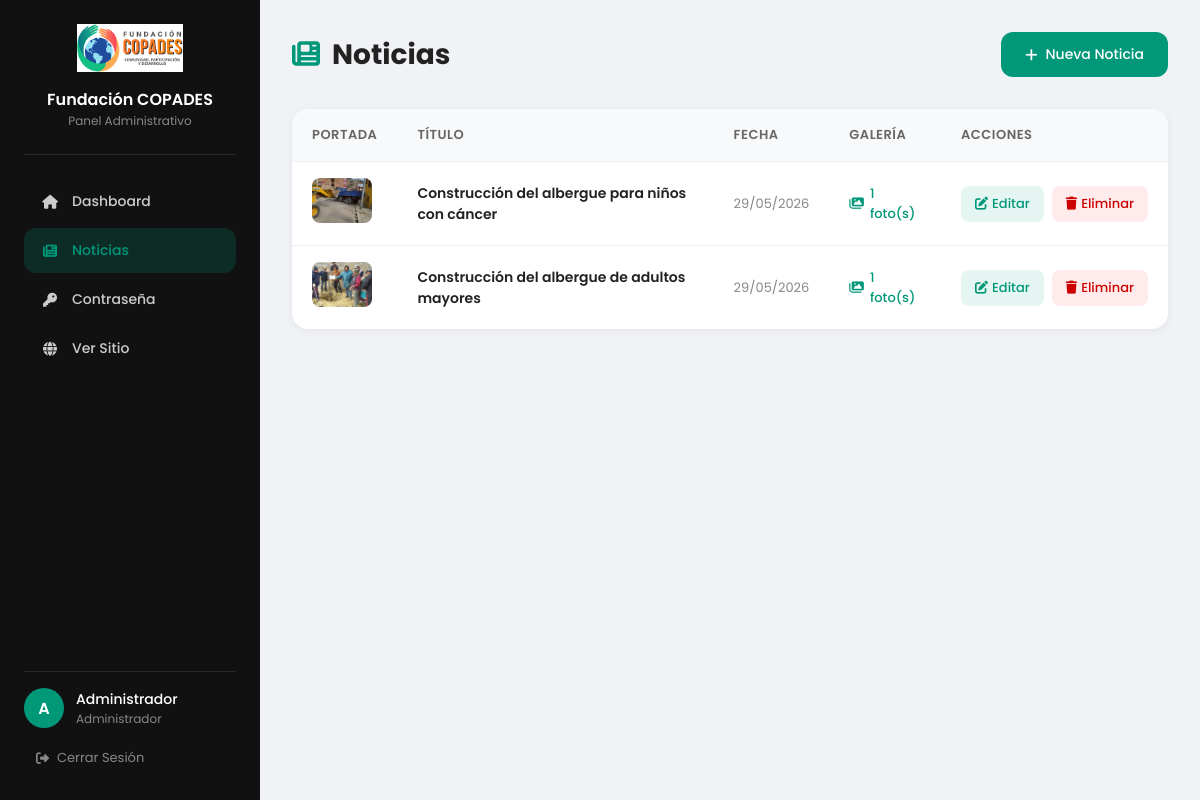
/admin/noticias.php (signed in), run on the app's committed database.
### tables this page shows
CREATE TABLE IF NOT EXISTS `noticias` (
  `id` int NOT NULL AUTO_INCREMENT,
  `titulo` varchar(255) NOT NULL,
  `fecha` date NOT NULL,
  `contenido` text NOT NULL,
  `imagen` varchar(255) DEFAULT NULL,
  `created_at` timestamp NULL DEFAULT CURRENT_TIMESTAMP,
  `updated_at` timestamp NULL DEFAULT CURRENT_TIMESTAMP ON UPDATE CURRENT_TIMESTAMP,
  PRIMARY KEY (`id`)
);

### includes/db.php (called while the page is built, shortened)
<?php
class Database {
    private static $instance = null;
    private $conn;
    private function __construct() {
        try {
            $dsn = "mysql:host=" . DB_HOST . ";port=" . DB_PORT . ";dbname=" . DB_NAME . ";charset=utf8mb4";
            $this->conn = new PDO($dsn, DB_USER, DB_PASS, [
                PDO::ATTR_ERRMODE            => PDO::ERRMODE_EXCEPTION,
                PDO::ATTR_DEFAULT_FETCH_MODE => PDO::FETCH_ASSOC,
                PDO::ATTR_EMULATE_PREPARES   => false,
            ]);
        } catch (PDOException $e) {
            error_log('Error de conexión BD: ' . $e->getMessage());
            die('Error de conexión a la base de datos. Por favor, intente más tarde.');
        }
    }
    public static function getInstance() {
        if (self::$instance === null) {
            self::$instance = new self();
        }
        return self::$instance;
    }
    public function query($sql, $params = []) {
        $stmt = $this->conn->prepare($sql);
        $stmt->execute($params);
        return $stmt;
    }
    public function fetchAll($sql, $params = []) {
        return $this->query($sql, $params)->fetchAll();
    }
}

### admin/noticias.php (the view, shortened to what this page needs)
<?php
require_once __DIR__ . '/../includes/db.php';
$db = Database::getInstance();
$noticias = $db->fetchAll("
    SELECT n.*, COUNT(ng.id) as galeria_count
    FROM noticias n
    LEFT JOIN noticias_galeria ng ON ng.noticia_id = n.id
    GROUP BY n.id
    ORDER BY n.fecha DESC, n.created_at DESC
");
?>
<!DOCTYPE html>
<html lang="es">
<head>
<link rel="stylesheet" href="https://cdnjs.cloudflare.com/ajax/libs/font-awesome/6.5.1/css/all.min.css">
<link rel="stylesheet" href="<?= BASE_URL ?>assets/css/style.css">
</head>
<body>
<div class="sidebar">
    <div class="sidebar-logo">
        <img src="<?= BASE_URL ?>assets/images/logo-horizontal2.png" alt="COPADES">
        <h2>Fundación COPADES</h2>
        <p>Panel Administrativo</p>
    </div>
    <nav class="sidebar-nav">
        <a href="index.php"><i class="fas fa-home"></i> Dashboard</a>
        <a href="noticias.php" class="active"><i class="fas fa-newspaper"></i> Noticias</a>
        <a href="cambiar_password.php"><i class="fas fa-key"></i> Contraseña</a>
        <a href="<?= BASE_URL ?>"><i class="fas fa-globe"></i> Ver Sitio</a>
    </nav>
    <div class="sidebar-footer">
        <div class="admin-info">
            <div class="admin-avatar"><?= strtoupper(substr($_SESSION['admin_nombre'], 0, 1)) ?></div>
            <div>
                <div class="admin-name"><?= htmlspecialchars($_SESSION['admin_nombre']) ?></div>
                <div class="admin-role">Administrador</div>
            </div>
        </div>
        <a href="logout.php" style="display:flex;align-items:center;gap:8px;color:#888;text-decoration:none;font-size:13px;padding:8px 12px;border-radius:8px;transition:.3s;" onmouseover="this.style.background='rgba(255,255,255,.05)'" onmouseout="this.style.background='transparent'">
            <i class="fas fa-sign-out-alt"></i> Cerrar Sesión
        </a>
    </div>
</div>
<div class="main-content">
    <div class="top-bar">
        <h1><i class="fas fa-newspaper" style="color:#009879;margin-right:12px;"></i>Noticias</h1>
        <a href="noticias_crear.php" class="btn-new"><i class="fas fa-plus"></i> Nueva Noticia</a>
    </div>
    <div class="noticias-table">
        <?php if (count($noticias) > 0): ?>
        <table>
            <thead>
                <tr>
                    <th>Portada</th>
                    <th>Título</th>
                    <th>Fecha</th>
                    <th>Galería</th>
                    <th>Acciones</th>
                </tr>
            </thead>
            <tbody>
                <?php foreach ($noticias as $noticia): ?>
                <tr>
                    <td>
                        <?php if ($noticia['imagen']): ?>
                            <img src="<?= BASE_URL ?>assets/uploads/<?= htmlspecialchars($noticia['imagen']) ?>" alt="" class="news-thumb">
                        <?php else: ?>
                            <div style="width:60px;height:45px;border-radius:8px;background:#f0f0f0;display:flex;align-items:center;justify-content:center;color:#ccc;font-size:20px;"><i class="fas fa-image"></i></div>
                        <?php endif; ?>
                    </td>
                    <td class="news-title"><?= htmlspecialchars($noticia['titulo']) ?></td>
                    <td class="news-date"><?= date('d/m/Y', strtotime($noticia['fecha'])) ?></td>
                    <td>
                        <?php if ($noticia['galeria_count'] > 0): ?>
                            <span style="display:inline-flex;align-items:center;gap:6px;color:#009879;font-weight:500;font-size:13px;">
                                <i class="fas fa-images"></i> <?= $noticia['galeria_count'] ?> foto(s)
                            </span>
                        <?php else: ?>
                            <span style="color:#ccc;font-size:13px;">—</span>
                        <?php endif; ?>
                    </td>
                    <td>
                        <div class="actions">
                            <a href="noticias_editar.php?id=<?= $noticia['id'] ?>" class="btn-edit"><i class="fas fa-edit"></i> Editar</a>
                            <a href="noticias_eliminar.php?id=<?= $noticia['id'] ?>" class="btn-delete" onclick="return confirm('¿Está seguro de eliminar esta noticia? Esta acción no se puede deshacer.')"><i class="fas fa-trash"></i> Eliminar</a>
                        </div>
                    </td>
                </tr>
                <?php endforeach; ?>
            </tbody>
        </table>
        <?php endif; ?>
    </div>
</div>
</body>
</html>

### assets/css/style.css (style rules this page uses)
* { margin:0;padding:0;box-sizing:border-box; }
body { font-family:'Poppins',sans-serif;background:#f5f5f5;color:#222;overflow-x:hidden; }

### admin/noticias.php (style rules this page uses)
* { margin:0;padding:0;box-sizing:border-box; }
body { font-family:'Poppins',sans-serif; background:#f0f2f5; display:flex; min-height:100vh; }
.sidebar { width:260px; background:#111; color:white; padding:24px; display:flex; flex-direction:column; position:fixed; top:0; left:0; height:100vh; }
.sidebar-logo { text-align:center; padding-bottom:24px; border-bottom:1px solid rgba(255,255,255,.1); margin-bottom:24px; }
.sidebar-logo img { height:48px;margin-bottom:8px; }
.sidebar-logo h2 { font-size:16px;font-weight:600; }
.sidebar-logo p { font-size:12px;color:#888; }
.sidebar-nav { display:flex; flex-direction:column; gap:4px; flex:1; }
.sidebar-nav a { display:flex; align-items:center; gap:12px; padding:12px 16px; border-radius:12px; color:#ccc; text-decoration:none; font-size:14px; font-weight:500; transition:.3s; }
.sidebar-nav a:hover, .sidebar-nav a.active { background:rgba(0,152,121,.2);color:#009879; }
.sidebar-nav a i { width:20px;text-align:center; }
.sidebar-footer { border-top:1px solid rgba(255,255,255,.1); padding-top:16px; }
.sidebar-footer .admin-info { display:flex; align-items:center; gap:12px; margin-bottom:12px; }
.sidebar-footer .admin-avatar { width:40px;height:40px;border-radius:50%; background:#009879; display:flex;align-items:center;justify-content:center; font-size:16px;font-weight:600; }
.sidebar-footer .admin-name { font-size:14px;font-weight:500; }
.sidebar-footer .admin-role { font-size:12px;color:#888; }
.main-content { margin-left:260px; flex:1; padding:32px; }
.top-bar { display:flex; justify-content:space-between; align-items:center; margin-bottom:32px; flex-wrap:wrap; gap:16px; }
.top-bar h1 { font-size:28px;color:#222; }
.top-bar .btn-new { display:inline-flex; align-items:center; gap:8px; padding:12px 24px; background:#009879; color:white; text-decoration:none; border-radius:12px; font-weight:500; font-size:14px; transition:.3s; }
.noticias-table { background:white; border-radius:16px; overflow:hidden; box-shadow:0 2px 8px rgba(0,0,0,.06); }
.noticias-table table { width:100%; border-collapse:collapse; }
.noticias-table th { background:#f8f9fa; padding:16px 20px; text-align:left; font-size:13px; font-weight:600; color:#666; text-transform:uppercase; letter-spacing:.5px; }
.noticias-table td { padding:16px 20px; border-top:1px solid #f0f0f0; font-size:14px; }
.noticias-table .news-thumb { width:60px; height:45px; border-radius:8px; object-fit:cover; background:#f0f0f0; }
.noticias-table .news-title { font-weight:600; color:#222; }
.noticias-table .news-date { color:#888; font-size:13px; white-space:nowrap; }
.actions { display:flex; gap:8px; }
.actions a { padding:8px 14px; border-radius:8px; text-decoration:none; font-size:13px; font-weight:500; transition:.3s; display:inline-flex; align-items:center; gap:4px; }
.actions .btn-edit { background:rgba(0,152,121,.1); color:#009879; }
.actions .btn-delete { background:rgba(255,0,0,.08); color:#c00; }

### data on the page
noticias: imagen (picture), titulo "Construcción del albergue para niños con cáncer", fecha "29/05/2026", galeria_count "1"
noticias: imagen (picture), titulo "Construcción del albergue de adultos mayores", fecha "29/05/2026", galeria_count "1"

### other printed values
substr($_SESSION['admin_nombre'], 0, 1) "A"
$_SESSION['admin_nombre'] "Administrador"
